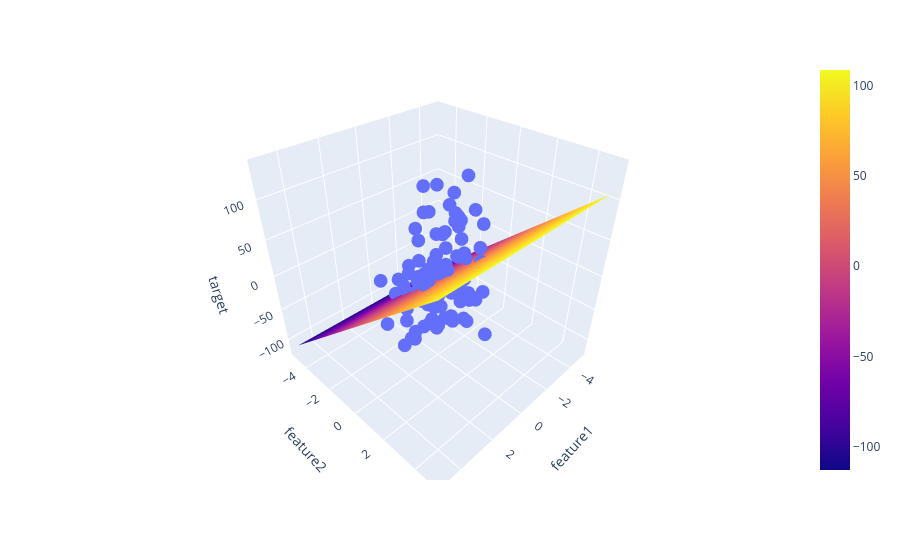

This figure's notebook cell:
### Code cell
x = np.linspace(-5, 5, 10)
y = np.linspace(-5, 5, 10)
xGrid, yGrid = np.meshgrid(y, x)

final = np.c_[xGrid.ravel(), yGrid.ravel()]

z_final = lr.predict(final).reshape(10,10)

z = z_final

final = np.vstack((xGrid.ravel().reshape(1,100),yGrid.ravel().reshape(1,100))).T

fig = px.scatter_3d(df, x='feature1', y='feature2', z='target')

fig.add_trace(go.Surface(x = x, y = y, z =z ))

fig.show()
